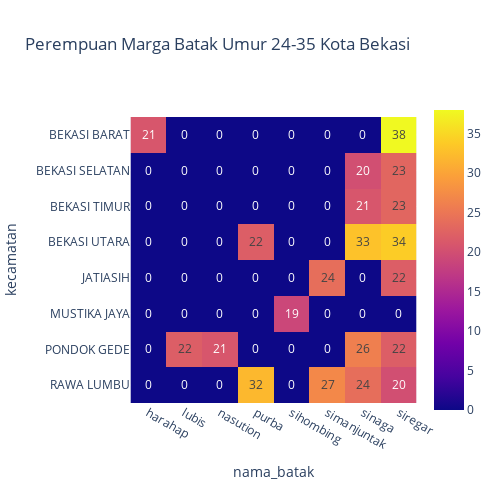

This figure's notebook cell:
### Code cell
fig = px.imshow(heat_jodoh_batak_P, x=heat_jodoh_batak_P.columns, y=heat_jodoh_batak_P.index,text_auto=True,
                title='Perempuan Marga Batak Umur 24-35 Kota Bekasi')
fig.update_layout(width=500,height=500)
fig.show()

### Figure 1 — Plotly figure (JSON) as saved in the notebook; plotly's stock layout.template omitted (floating-point values rounded to 4 significant figures)
{"data": [{"coloraxis": "coloraxis", "hovertemplate": "nama_batak: %{x}<br>kecamatan: %{y}<br>color: %{z}<extra></extra>", "name": "0", "texttemplate": "%{z}", "type": "heatmap", "x": ["harahap", "lubis", "nasution", "purba", "sihombing", "simanjuntak", "sinaga", "siregar"], "xaxis": "x", "y": ["BEKASI BARAT", "BEKASI SELATAN", "BEKASI TIMUR", "BEKASI UTARA", "JATIASIH", "MUSTIKA JAYA", "PONDOK GEDE", "RAWA LUMBU"], "yaxis": "y", "z": [[21, 0, 0, 0, 0, 0, 0, 38], [0, 0, 0, 0, 0, 0, 20, 23], [0, 0, 0, 0, 0, 0, 21, 23], [0, 0, 0, 22, 0, 0, 33, 34], [0, 0, 0, 0, 0, 24, 0, 22], [0, 0, 0, 0, 19, 0, 0, 0], [0, 22, 21, 0, 0, 0, 26, 22], [0, 0, 0, 32, 0, 27, 24, 20]]}], "layout": {"coloraxis": {"colorscale": [[0, "#0d0887"], [0.1111, "#46039f"], [0.2222, "#7201a8"], [0.3333, "#9c179e"], [0.4444, "#bd3786"], [0.5556, "#d8576b"], [0.6667, "#ed7953"], [0.7778, "#fb9f3a"], [0.8889, "#fdca26"], [1, "#f0f921"]]}, "height": 500, "title": {"text": "Perempuan Marga Batak Umur 24-35 Kota Bekasi"}, "width": 500, "xaxis": {"anchor": "y", "constrain": "domain", "domain": [0, 1], "scaleanchor": "y", "title": {"text": "nama_batak"}}, "yaxis": {"anchor": "x", "autorange": "reversed", "constrain": "domain", "domain": [0, 1], "title": {"text": "kecamatan"}}}}
